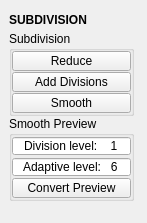
<?xml version="1.0" encoding="UTF-8"?>
<ui version="4.0">
 <class>QtUi</class>
 <widget class="QMainWindow" name="QtUi">
  <property name="enabled">
   <bool>true</bool>
  </property>
  <property name="geometry">
   <rect>
    <x>0</x>
    <y>0</y>
    <width>147</width>
    <height>223</height>
   </rect>
  </property>
  <property name="minimumSize">
   <size>
    <width>0</width>
    <height>0</height>
   </size>
  </property>
  <property name="maximumSize">
   <size>
    <width>999</width>
    <height>999</height>
   </size>
  </property>
  <property name="windowTitle">
   <string>Toolkit</string>
  </property>
  <property name="tabShape">
   <enum>QTabWidget::Triangular</enum>
  </property>
  <property name="dockNestingEnabled">
   <bool>true</bool>
  </property>
  <property name="dockOptions">
   <set>QMainWindow::AllowNestedDocks|QMainWindow::AllowTabbedDocks|QMainWindow::AnimatedDocks|QMainWindow::ForceTabbedDocks</set>
  </property>
  <widget class="QWidget" name="central_widget">
   <layout class="QVBoxLayout" name="verticalLayout_2">
    <item>
     <layout class="QVBoxLayout" name="verticalLayout">
      <property name="spacing">
       <number>0</number>
      </property>
      <item>
       <widget class="DraggableHeader" name="draggableHeader">
        <property name="minimumSize">
         <size>
          <width>0</width>
          <height>22</height>
         </size>
        </property>
        <property name="maximumSize">
         <size>
          <width>125</width>
          <height>22</height>
         </size>
        </property>
        <property name="font">
         <font>
          <weight>75</weight>
          <bold>true</bold>
         </font>
        </property>
        <property name="text">
         <string>SUBDIVISION</string>
        </property>
       </widget>
      </item>
      <item>
       <widget class="QGroupBox" name="subdivision">
        <property name="minimumSize">
         <size>
          <width>125</width>
          <height>0</height>
         </size>
        </property>
        <property name="maximumSize">
         <size>
          <width>125</width>
          <height>999</height>
         </size>
        </property>
        <property name="title">
         <string>Subdivision</string>
        </property>
        <layout class="QVBoxLayout" name="verticalLayout_3">
         <property name="spacing">
          <number>1</number>
         </property>
         <property name="leftMargin">
          <number>0</number>
         </property>
         <property name="topMargin">
          <number>0</number>
         </property>
         <property name="rightMargin">
          <number>0</number>
         </property>
         <property name="bottomMargin">
          <number>0</number>
         </property>
         <item>
          <widget class="QPushButton" name="b005">
           <property name="enabled">
            <bool>true</bool>
           </property>
           <property name="minimumSize">
            <size>
             <width>0</width>
             <height>20</height>
            </size>
           </property>
           <property name="maximumSize">
            <size>
             <width>999</width>
             <height>20</height>
            </size>
           </property>
           <property name="toolTip">
            <string>Reduce number of poliginal components for selected objects</string>
           </property>
           <property name="text">
            <string>Reduce</string>
           </property>
           <property name="iconSize">
            <size>
             <width>18</width>
             <height>18</height>
            </size>
           </property>
          </widget>
         </item>
         <item>
          <widget class="QPushButton" name="b008">
           <property name="enabled">
            <bool>true</bool>
           </property>
           <property name="minimumSize">
            <size>
             <width>0</width>
             <height>20</height>
            </size>
           </property>
           <property name="maximumSize">
            <size>
             <width>999</width>
             <height>20</height>
            </size>
           </property>
           <property name="toolTip">
            <string>Tesselate modifier</string>
           </property>
           <property name="text">
            <string>Add Divisions</string>
           </property>
           <property name="iconSize">
            <size>
             <width>18</width>
             <height>18</height>
            </size>
           </property>
           <property name="balette" stdset="0">
            <palette>
             <active>
              <colorrole role="Base">
               <brush brushstyle="SolidPattern">
                <color alpha="255">
                 <red>255</red>
                 <green>255</green>
                 <blue>255</blue>
                </color>
               </brush>
              </colorrole>
             </active>
             <inactive>
              <colorrole role="Base">
               <brush brushstyle="SolidPattern">
                <color alpha="255">
                 <red>255</red>
                 <green>255</green>
                 <blue>255</blue>
                </color>
               </brush>
              </colorrole>
             </inactive>
             <disabled>
              <colorrole role="Base">
               <brush brushstyle="SolidPattern">
                <color alpha="255">
                 <red>255</red>
                 <green>85</green>
                 <blue>0</blue>
                </color>
               </brush>
              </colorrole>
             </disabled>
            </palette>
           </property>
          </widget>
         </item>
         <item>
          <widget class="QPushButton" name="b009">
           <property name="enabled">
            <bool>true</bool>
           </property>
           <property name="minimumSize">
            <size>
             <width>0</width>
             <height>20</height>
            </size>
           </property>
           <property name="maximumSize">
            <size>
             <width>999</width>
             <height>20</height>
            </size>
           </property>
           <property name="toolTip">
            <string>Smooth modifier</string>
           </property>
           <property name="text">
            <string>Smooth</string>
           </property>
           <property name="iconSize">
            <size>
             <width>18</width>
             <height>18</height>
            </size>
           </property>
          </widget>
         </item>
        </layout>
       </widget>
      </item>
      <item>
       <widget class="QGroupBox" name="gb000">
        <property name="minimumSize">
         <size>
          <width>125</width>
          <height>0</height>
         </size>
        </property>
        <property name="maximumSize">
         <size>
          <width>125</width>
          <height>999</height>
         </size>
        </property>
        <property name="title">
         <string>Smooth Preview</string>
        </property>
        <layout class="QVBoxLayout" name="verticalLayout_4">
         <property name="spacing">
          <number>1</number>
         </property>
         <property name="leftMargin">
          <number>0</number>
         </property>
         <property name="topMargin">
          <number>0</number>
         </property>
         <property name="rightMargin">
          <number>0</number>
         </property>
         <property name="bottomMargin">
          <number>0</number>
         </property>
         <item>
          <widget class="QSpinBox" name="s000">
           <property name="minimumSize">
            <size>
             <width>0</width>
             <height>20</height>
            </size>
           </property>
           <property name="maximumSize">
            <size>
             <width>999</width>
             <height>20</height>
            </size>
           </property>
           <property name="baseSize">
            <size>
             <width>0</width>
             <height>0</height>
            </size>
           </property>
           <property name="toolTip">
            <string>Smooth Preview: Division Level</string>
           </property>
           <property name="alignment">
            <set>Qt::AlignCenter</set>
           </property>
           <property name="buttonSymbols">
            <enum>QAbstractSpinBox::NoButtons</enum>
           </property>
           <property name="prefix">
            <string>Division level:    </string>
           </property>
           <property name="minimum">
            <number>0</number>
           </property>
           <property name="maximum">
            <number>10</number>
           </property>
           <property name="value">
            <number>1</number>
           </property>
          </widget>
         </item>
         <item>
          <widget class="QSpinBox" name="s001">
           <property name="minimumSize">
            <size>
             <width>0</width>
             <height>20</height>
            </size>
           </property>
           <property name="maximumSize">
            <size>
             <width>999</width>
             <height>20</height>
            </size>
           </property>
           <property name="baseSize">
            <size>
             <width>0</width>
             <height>0</height>
            </size>
           </property>
           <property name="toolTip">
            <string>Smooth Preview: Division Level</string>
           </property>
           <property name="alignment">
            <set>Qt::AlignCenter</set>
           </property>
           <property name="buttonSymbols">
            <enum>QAbstractSpinBox::NoButtons</enum>
           </property>
           <property name="prefix">
            <string>Adaptive level:   </string>
           </property>
           <property name="minimum">
            <number>0</number>
           </property>
           <property name="maximum">
            <number>10</number>
           </property>
           <property name="value">
            <number>6</number>
           </property>
          </widget>
         </item>
         <item>
          <widget class="QPushButton" name="b011">
           <property name="enabled">
            <bool>true</bool>
           </property>
           <property name="minimumSize">
            <size>
             <width>0</width>
             <height>20</height>
            </size>
           </property>
           <property name="maximumSize">
            <size>
             <width>999</width>
             <height>20</height>
            </size>
           </property>
           <property name="toolTip">
            <string>Convert smooth mesh preview to polygons</string>
           </property>
           <property name="text">
            <string>Convert Preview</string>
           </property>
           <property name="iconSize">
            <size>
             <width>18</width>
             <height>18</height>
            </size>
           </property>
          </widget>
         </item>
        </layout>
       </widget>
      </item>
      <item>
       <spacer name="verticalSpacer">
        <property name="orientation">
         <enum>Qt::Vertical</enum>
        </property>
        <property name="sizeHint" stdset="0">
         <size>
          <width>20</width>
          <height>40</height>
         </size>
        </property>
       </spacer>
      </item>
     </layout>
    </item>
   </layout>
  </widget>
 </widget>
 <customwidgets>
  <customwidget>
   <class>DraggableHeader</class>
   <extends>QLabel</extends>
   <header>draggableHeader.h</header>
  </customwidget>
 </customwidgets>
 <resources/>
 <connections/>
 <designerdata>
  <property name="gridDeltaX">
   <number>5</number>
  </property>
  <property name="gridDeltaY">
   <number>5</number>
  </property>
  <property name="gridSnapX">
   <bool>true</bool>
  </property>
  <property name="gridSnapY">
   <bool>true</bool>
  </property>
  <property name="gridVisible">
   <bool>true</bool>
  </property>
 </designerdata>
</ui>
